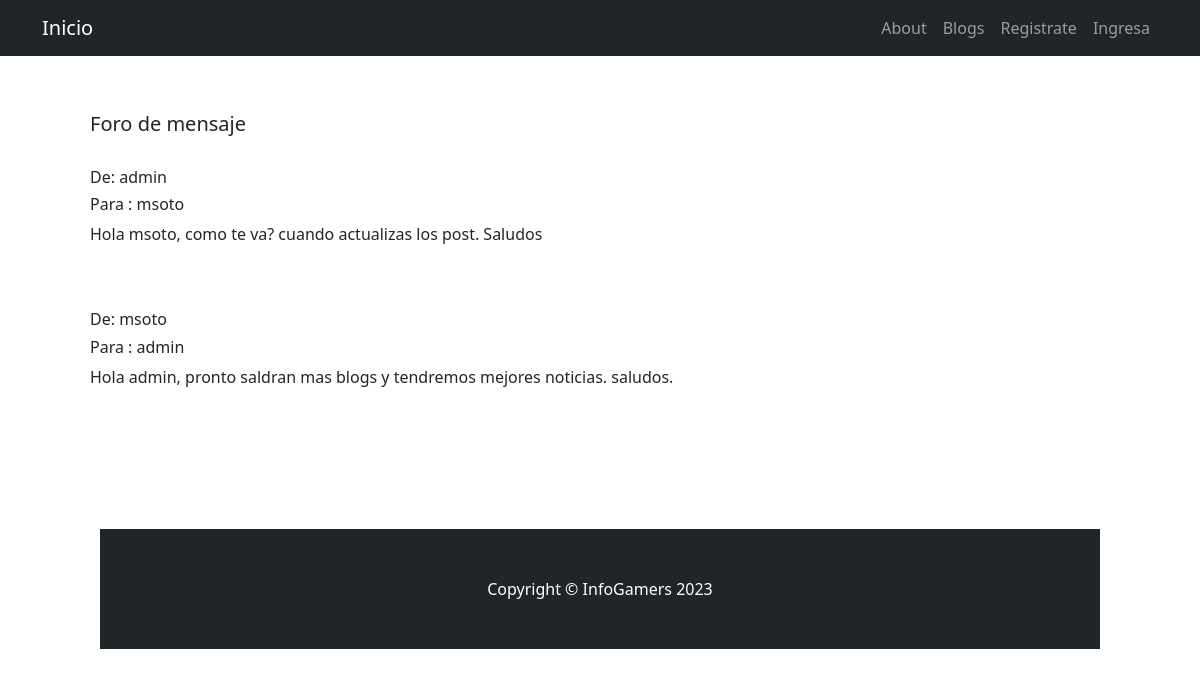
Before: /AppFinal/listademensaje/ with the older database file.
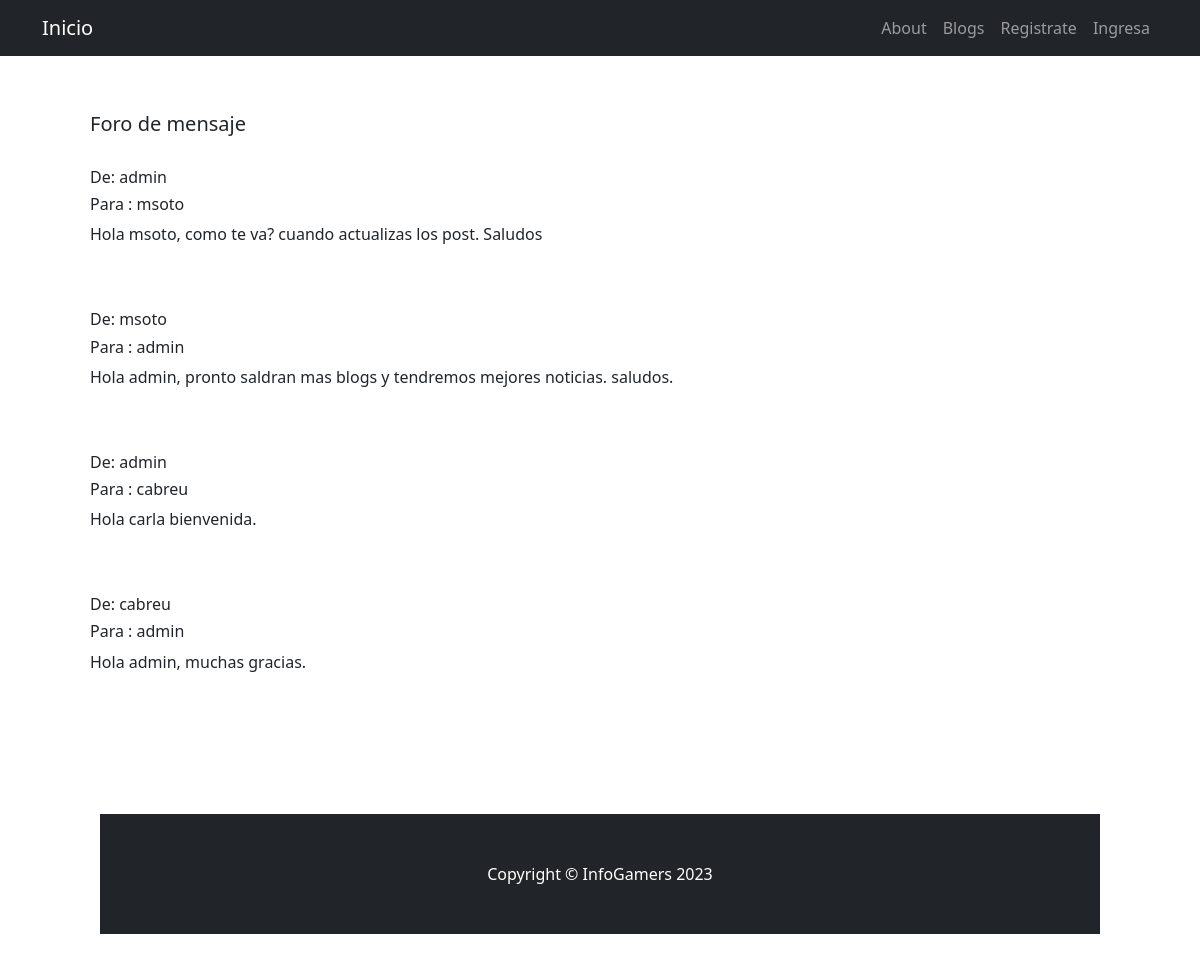
After: the same page with the newer database file.
### AppFinal/models.py (models this page shows, shortened)
class Mensaje (models.Model):
    emisor = models.ForeignKey(User, on_delete=models.CASCADE, related_name="emisor")
    receptor = models.ForeignKey(User, on_delete=models.CASCADE, related_name="receptor")
    cuerpo = models.CharField(max_length=50)

### AppFinal/views.py (the view)
# urls.py: path('listademensaje/', listademensaje, name="listademensaje"),
def listademensaje(request):
    msj= Mensaje.objects.filter()
    return render(request, "AppFinal/listademensaje.html", {"msj" : msj ,"avatar": obtenerAvatar(request)})

### AppFinal/views.py (called while the page is built)
def obtenerAvatar(request):
        lista=Avatar.objects.filter(user=request.user.id)
        if len(lista)!=0:
            avatar=lista[0].imagen.url
        else:
            avatar="/media/avatars/defaul.png"
        return avatar

### AppFinal/Templates/AppFinal/listademensaje.html (shortened to what this page needs)
{% extends "AppFinal/Padre.html" %}
{% load static %}
{% block Titulo %}
<br>
<br>
<h5 style="margin-left: 90px"> Foro de mensaje</h5>
{% for men in msj %}
<br>
<h6 style="margin-left: 90px"> De: {{ men.emisor }} </h6>
<h6 style="margin-left: 90px"> Para : {{ men.receptor }} </h6>
<p style="margin-left: 90px">{{ men.cuerpo }} </p>
<br>
{% endfor %}
{% endblock %}

Changed rows visible on the page:
added Mensaje: emisor "admin", receptor "cabreu", cuerpo "Hola carla bienvenida."
added Mensaje: emisor "cabreu", receptor "admin", cuerpo "Hola admin, muchas gracias."
